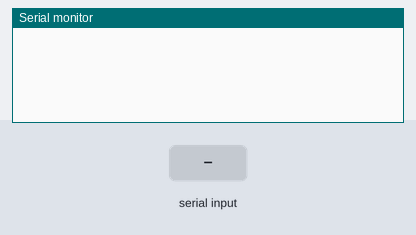
Bench run of a sketch on a simulated Arduino Uno, built with avr-gcc and run on an emulated ATmega328P. Shown: the last lines printed to the serial monitor. The test bench sets the inputs (shaded band).

Above: at 1.7 s.
1.8 s: "g" received over Serial
At 2.2 s:
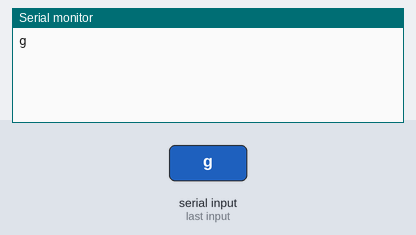
3.3 s: "d" received over Serial
At 4.0 s:
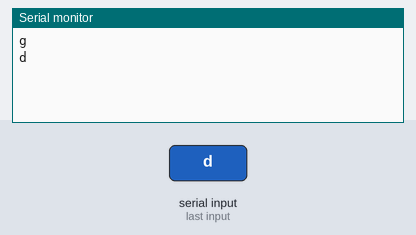
4.8 s: "s" received over Serial
At 5.1 s:
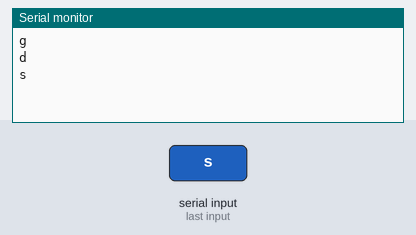
6.3 s: "a" received over Serial
At 7.5 s:
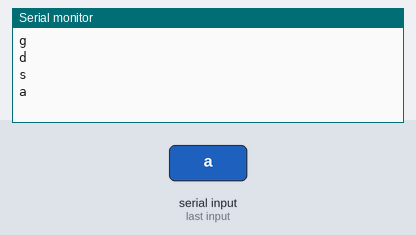
7.8 s: "r" received over Serial
At 8.8 s:
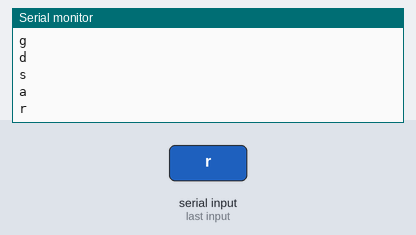
9.3 s: "f" received over Serial
At 10.0 s:
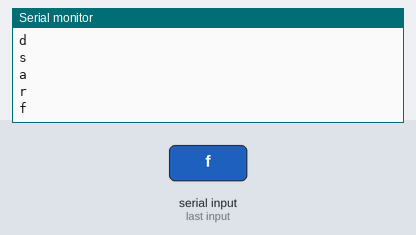

Measured:
- after the input at 1.8 s, the serial monitor: prints a new line after 0.05 s (image 1)
- after the input at 3.3 s, the serial monitor: prints a new line at once (image 2)
- after the input at 4.8 s, the serial monitor: prints a new line at once (image 3)
- after the input at 6.3 s, the serial monitor: prints a new line at once (image 4)
- after the input at 7.8 s, the serial monitor: prints a new line at once (image 5)
- after the input at 9.3 s, the serial monitor: prints a new line at once (image 6)

The sketch:

Master_keyboard.ino
```cpp
#include <SoftwareSerial.h>
#include <Wire.h>

SoftwareSerial BTSerial(10,11);   // RX | TX

void setup()
{
  Serial.begin(9600);  // This is the serial communication between the PC and the Arduino
  BTSerial.begin(9600);
  Serial.flush();
  BTSerial.flush();
  delay(500);
}

void loop()
{
  if (Serial.available()){
    char cmd = Serial.read();  // Lecture de la commande
    if ((cmd == 'g') || (cmd == 'd') || (cmd == 's') || (cmd == 'a') || (cmd == 'r') || (cmd == 'f')){
      Serial.println(cmd);
      BTSerial.write(cmd); // envoi de la commande par Bluetooth au Zumo si elle est reconnue
    }
  }
  delay(50);
}
```
